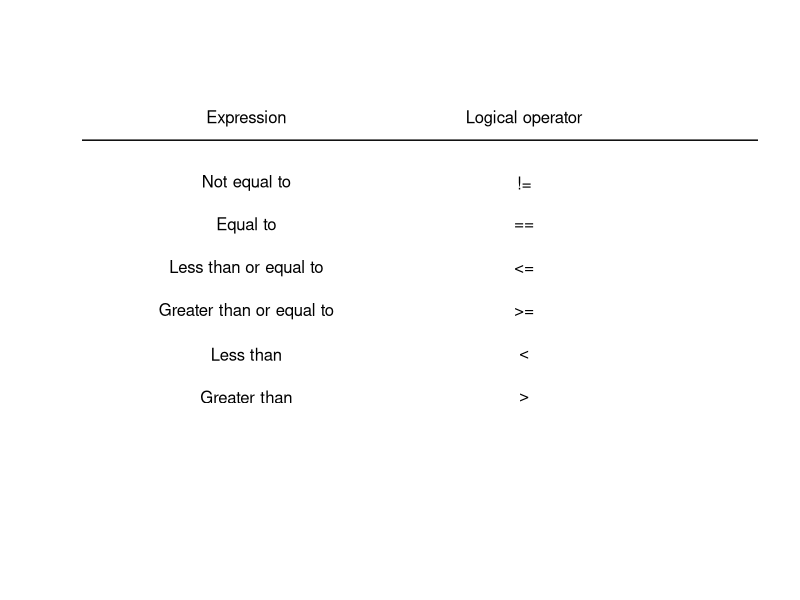

Recreate this plot in R.
invisible(dev.off()) 
plot_logical <- function(){
  plot.new()
  plot(1:10, 1:10, type = "n", bty= "n", axes = FALSE, ann = FALSE)
  words <- c("Greater than", "Less than", "Greater than or equal to", "Less than or equal to", "Equal to", "Not equal to")
  logicals <- c(">", "<", ">=", "<=", "==", "!=")
  
  usr = par("usr")
  
  for(i in 1:6){
    text(3, i+2, words[i])
  }
  segments(usr[1], 9, usr[2], 9)
  text(3, 9.5, "Expression")
  
  for(i in 1:6){
    text(7, i+2, logicals[i])
  }
  segments(usr[1], 9, usr[2], 9)
  text(7, 9.5, "Logical operator")
  
}

plot_logical()
rm(plot_logical)

